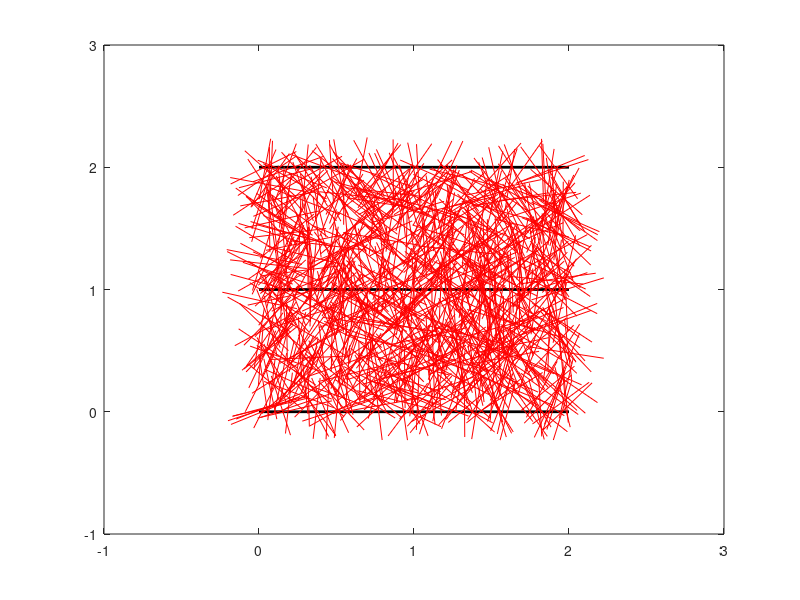

The MATLAB source for this figure:
l=0.5;      %针的长度
a=1;        %平行线间距
N=1000;     %投针总次数
n=0;        %针与平行线相交的次数
%绘制平行线
x=[0:2];
for i=[0,1,2]
    y=a*i*ones(1,3);
    plot(x,y,'black','LineWidth',2);
    hold on;
end
axis([-1,3,-1,2*a+1]);
%模拟投针
for j=1:N
    x1=rand(1)*2;
    y1=rand(1)*2;   %确定中点坐标
    x0=rand(1)*l-l/2;
    x2=x1+x0;
    y2=y1+sqrt((l/2)*(l/2)-x0*x0);
    x3=x1-x0;
    y3=y1-sqrt((l/2)*(l/2)-x0*x0);
    plot([x2,x3],[y2,y3],'red');
    hold on;
    d=rem(y1,a);
    if(d<=0.5*a)                 %判断是否相交
        if(d<sqrt((l/2)*(l/2)-x0*x0))
            n=n+1;
        end
    else
        d=a-d;
        if(d<sqrt((l/2)*(l/2)-x0*x0))
            n=n+1;
        end
    end
end
pisimul=4*a*n/(l*N)            %计算pi值